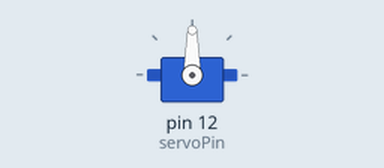
A sketch run on a simulated Arduino Uno, built with avr-gcc and run on an emulated ATmega328P. On the bench: servo.

Above: at 0.05 s.
At 1.5 s:
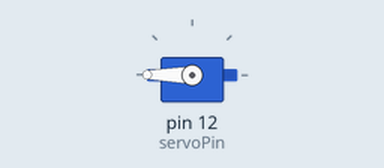
At 3.0 s:
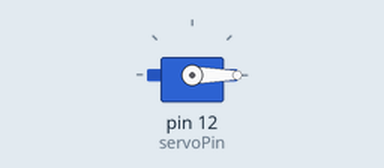
Timing chart, 0 to 6.9 s (numbered marks = the images above):
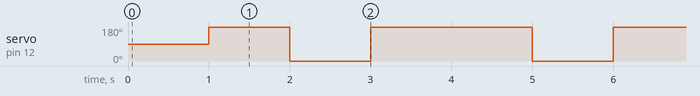

The sketch:

servoTesting.ino
```cpp
#include <Servo.h>

Servo servo;

const int servoPin = 12;
int pos = 0;

void setup() {
  Serial.begin(9600);
  servo.attach(servoPin);
}

void loop() {
  delay(1000);
  servo.write(255);
  delay(1000);
  servo.write(0);
  delay(1000);
  servo.write(200);
}
```

Measured:
- by itself, servo on pin 12 (servoPin): repeats every 3.0 s: 0° 1.0 s, 180° 2.0 s
